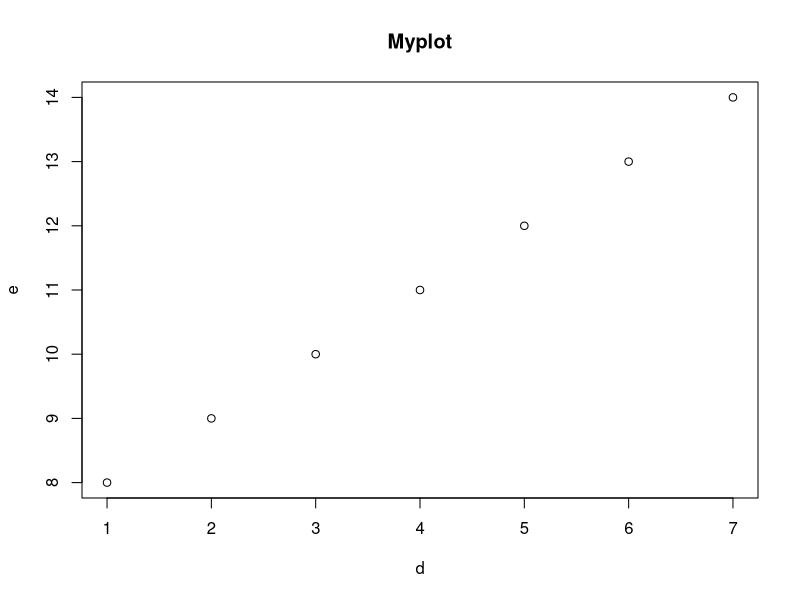

Source code (R):
## ---- chunk 1
knitr::opts_chunk$set(echo = TRUE)
## ---- chunk 2
#load packages
library(ggplot2)
library(dplyr)


#variable assignment
a = 25
b <-25
c<- a+b
print(c)
## ---- chunk 3
#define arrays

d=c(1,2,3,4,5,6,7)
e=8:14
f="Myplot"

#plot example
plot(d,e,main=f)

